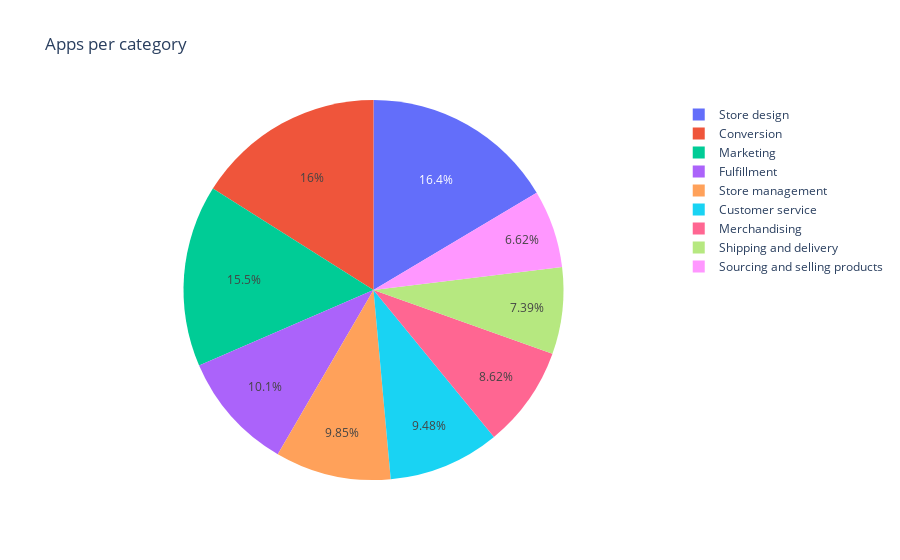
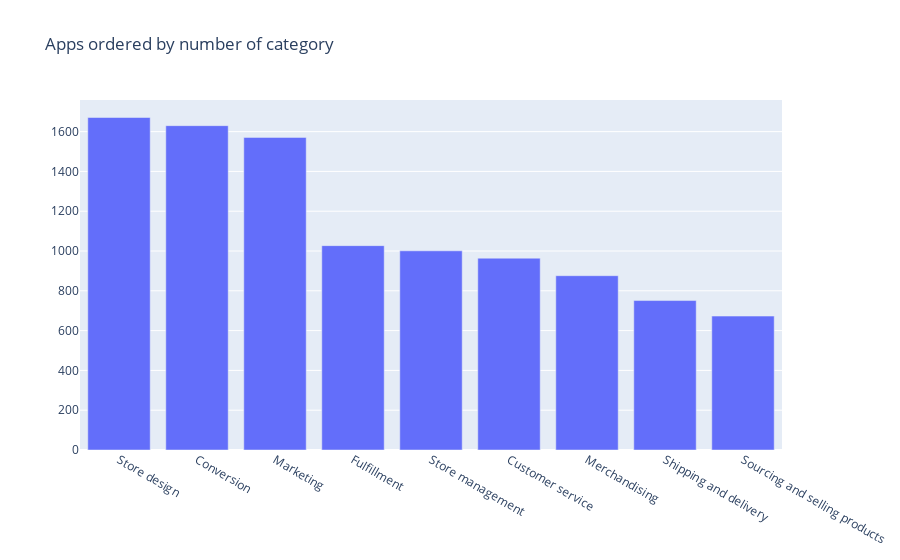

Notebook code for these charts, in order:
### Markdown cell above
### Apps with categories in Marketing, Conversion and Store Design leads the pack in ratings counts of 4 and above. complementing.. adds please

### Code cell
apps_per_category = apps_with_categories\
    .groupby(['title']) \
    .size() \
    .reset_index(name='apps_count') \
    .sort_values('apps_count', ascending=False)

plotly.offline.iplot({
    'data': [go.Pie(labels=apps_per_category['title'], values=apps_per_category['apps_count'])],
    'layout': go.Layout(title='Apps per category')
})

limit = 20
plotly.offline.iplot({
    'data': [go.Bar(
        name='Reviews',
        x=apps_per_category.head(limit)['title'],
        y=apps_per_category.head(limit)['apps_count']
    )],
    'layout': go.Layout(title='Apps ordered by number of category', margin=go.layout.Margin(b=100))
})

### Figure 1 — Plotly figure (JSON) as saved in the notebook; plotly's stock layout.template omitted (floating-point values rounded to 4 significant figures)
{"data": [{"labels": ["Store design", "Conversion", "Marketing", "Fulfillment", "Store management", "Customer service", "Merchandising", "Shipping and delivery", "Sourcing and selling products"], "type": "pie", "values": [1671, 1630, 1571, 1027, 1001, 964, 876, 751, 673]}], "layout": {"autosize": true, "title": {"text": "Apps per category"}}}

### Figure 2 — Plotly figure (JSON) as saved in the notebook; plotly's stock layout.template omitted (floating-point values rounded to 4 significant figures)
{"data": [{"name": "Reviews", "type": "bar", "x": ["Store design", "Conversion", "Marketing", "Fulfillment", "Store management", "Customer service", "Merchandising", "Shipping and delivery", "Sourcing and selling products"], "y": [1671, 1630, 1571, 1027, 1001, 964, 876, 751, 673]}], "layout": {"autosize": true, "margin": {"b": 100}, "title": {"text": "Apps ordered by number of category"}, "xaxis": {"autorange": true, "range": [-0.5, 8.5], "type": "category"}, "yaxis": {"autorange": true, "range": [0, 1759.0], "type": "linear"}}}
